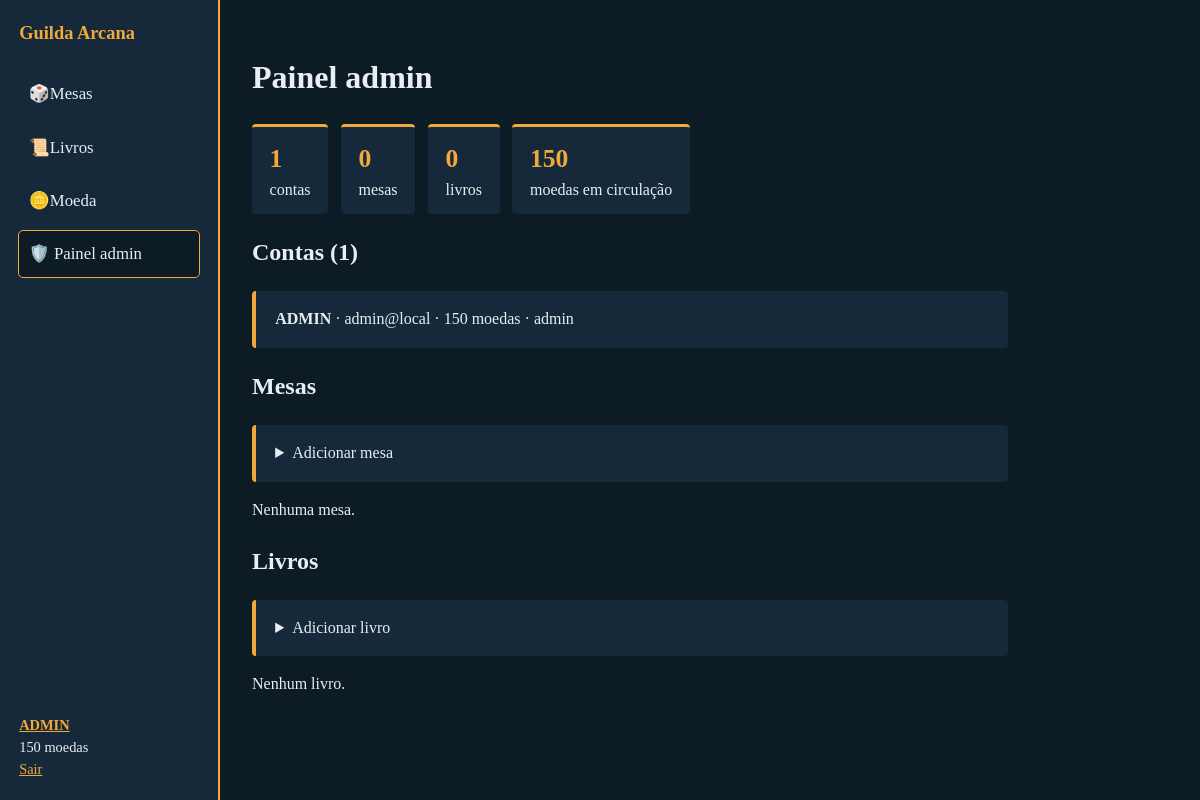
The app's page /admin (signed in) with its own data.
### models.py (models this page shows, shortened)
class Usuario(UserMixin, db.Model):
    BONUS_DIARIO = 20
    id = db.Column(db.Integer, primary_key=True)
    nome = db.Column(db.String(60), unique=True, nullable=False)
    email = db.Column(db.String(120), unique=True, nullable=False)
    senha = db.Column(db.String(128), nullable=False)
    moedas = db.Column(db.Integer, default=100, nullable=False)
    admin = db.Column(db.Boolean, default=False)
    banido = db.Column(db.Boolean, default=False)
    ultimo_bonus = db.Column(db.DateTime)
    transacoes = db.relationship("Transacao", backref="usuario",
                                 order_by="Transacao.id.desc()",
                                 cascade="all, delete-orphan")

### app.py (the view)
    @app.route("/admin")
    @admin_required
    def painel():
        return render_template("admin.html", usuarios=Usuario.query.order_by(Usuario.id).all(),
                               mesas=Mesa.query.all(), livros=Livro.query.all(),
                               total_moedas=db.session.query(
                                   db.func.coalesce(db.func.sum(Usuario.moedas), 0)).scalar())

### app.py (called while the page is built)
def admin_required(f):
    @wraps(f)
    @login_required
    def wrapper(*args, **kwargs):
        if not current_user.admin:
            abort(403)
        return f(*args, **kwargs)
    return wrapper

### templates/admin.html (shortened to what this page needs)
{% extends "base.html" %}
{% block conteudo %}
<h1>Painel admin</h1>
<div class="stats"><div><b>{{ usuarios|length }}</b> contas</div><div><b>{{ mesas|length }}</b> mesas</div>
<div><b>{{ livros|length }}</b> livros</div><div><b>{{ total_moedas }}</b> moedas em circulação</div></div>
<h2>Contas ({{ usuarios|length }})</h2>
{% for u in usuarios %}
<article class="item linha">
  <span><strong>{{ u.nome }}</strong> · {{ u.email }} · {{ u.moedas }} moedas
    {% if u.admin %}· admin{% endif %}{% if u.banido %}· <em>banido</em>{% endif %}</span>
</article>
{% endfor %}
<h2>Mesas</h2>
<details class="form"><summary>Adicionar mesa</summary>
</details>
{% for m in mesas %}
<article class="item linha"><span>{{ m.titulo }} · mestre {{ m.mestre.nome }} · {{ m.jogadores|length }}/{{ m.max_jogadores }}</span>
  <form method="post" action="{{ url_for('remover_mesa', mesa_id=m.id) }}" onsubmit="return confirm('Remover esta mesa?')"><button class="perigo">Remover</button></form></article>
{% else %}<p>Nenhuma mesa.</p>{% endfor %}
<h2>Livros</h2>
<details class="form"><summary>Adicionar livro</summary>
</details>
{% for l in livros %}
<article class="item linha"><span>{{ l.titulo }} · {{ 'grátis' if l.preco == 0 else l.preco ~ ' moedas' }}</span>
  <form method="post" action="{{ url_for('remover_livro', livro_id=l.id) }}" onsubmit="return confirm('Remover este livro?')"><button class="perigo">Remover</button></form></article>
{% else %}<p>Nenhum livro.</p>{% endfor %}
{% endblock %}

### templates/base.html (shortened to what this page needs)
<!doctype html>
<html lang="pt-BR">
<head>
<link rel="stylesheet" href="{{ url_for('static', filename='style.css') }}">
</head>
<body>
<div class="layout">
  <nav class="lateral">
    <h1>Guilda Arcana</h1>
    <a href="{{ url_for('mesas') }}" class="{{ 'ativo' if request.endpoint == 'mesas' }}">
      <img src="{{ url_for('static', filename='img/mesas.png') }}" alt="" onerror="this.replaceWith('🎲')">Mesas</a>
    <a href="{{ url_for('livros') }}" class="{{ 'ativo' if request.endpoint == 'livros' }}">
      <img src="{{ url_for('static', filename='img/livros.png') }}" alt="" onerror="this.replaceWith('📜')">Livros</a>
    {% if current_user.is_authenticated %}
    <a href="{{ url_for('moeda') }}" class="{{ 'ativo' if request.endpoint == 'moeda' }}">
      <img src="{{ url_for('static', filename='img/moeda.png') }}" alt="" onerror="this.replaceWith('🪙')">Moeda</a>
    {% if current_user.admin %}<a href="{{ url_for('painel') }}" class="{{ 'ativo' if request.endpoint == 'painel' }}">🛡️ Painel admin</a>{% endif %}
    <div class="perfil"><a href="{{ url_for('perfil') }}"><strong>{{ current_user.nome }}</strong></a><br>{{ current_user.moedas }} moedas<br>
      <a href="{{ url_for('sair') }}">Sair</a></div>
    {% else %}
    <div class="perfil"><a href="{{ url_for('login') }}">Entrar</a> · <a href="{{ url_for('registro') }}">Criar conta</a></div>
    {% endif %}
  </nav>
  <main>
    {% block conteudo %}{% endblock %}
  </main>
</div>
</body>
</html>

### static/style.css (style rules this page uses)
:root { --fundo:#0d1b24;--painel:#15293a;--osso:#e8eef2;--latao:#f2a93b;--rubi:#c0485a }
* { box-sizing:border-box }
body { margin:0;background:var(--fundo);color:var(--osso);font-family:Georgia,serif;line-height:1.55 }
a { color:var(--latao) }
.layout { display:flex;min-height:100vh }
.lateral { width:220px;background:var(--painel);padding:1.2rem;display:flex;flex-direction:column;gap:.5rem;border-right:2px solid var(--latao) }
.lateral h1 { font-size:1.15rem;margin:0 0 1rem;color:var(--latao) }
.lateral>a { display:flex;align-items:center;gap:.6rem;padding:.6rem;border-radius:4px;color:var(--osso);text-decoration:none;font-size:1.05rem }
.lateral>a:hover,.lateral>a.ativo { background:var(--fundo);outline:1px solid var(--latao) }
.perfil { margin-top:auto;font-size:.9rem }
main { flex:1;padding:2rem;max-width:820px }
.item,.form { background:var(--painel);border-left:4px solid var(--latao);padding:1rem 1.2rem;margin:1rem 0;border-radius:4px }
.linha { display:flex;justify-content:space-between;align-items:center;gap:1rem;flex-wrap:wrap }
.stats { display:flex;gap:.8rem;flex-wrap:wrap;margin:1rem 0 }
.stats div { background:var(--painel);border-top:3px solid var(--latao);padding:.7rem 1.1rem;border-radius:4px }
.stats b { display:block;font-size:1.6rem;color:var(--latao) }

### records on screen
Usuario: nome "ADMIN", moedas "150", email "admin@local", admin "· admin"

### other values on screen
{{ usuarios|length }} "1"
{{ mesas|length }} "0"
{{ livros|length }} "0"
{{ total_moedas }} "150"
